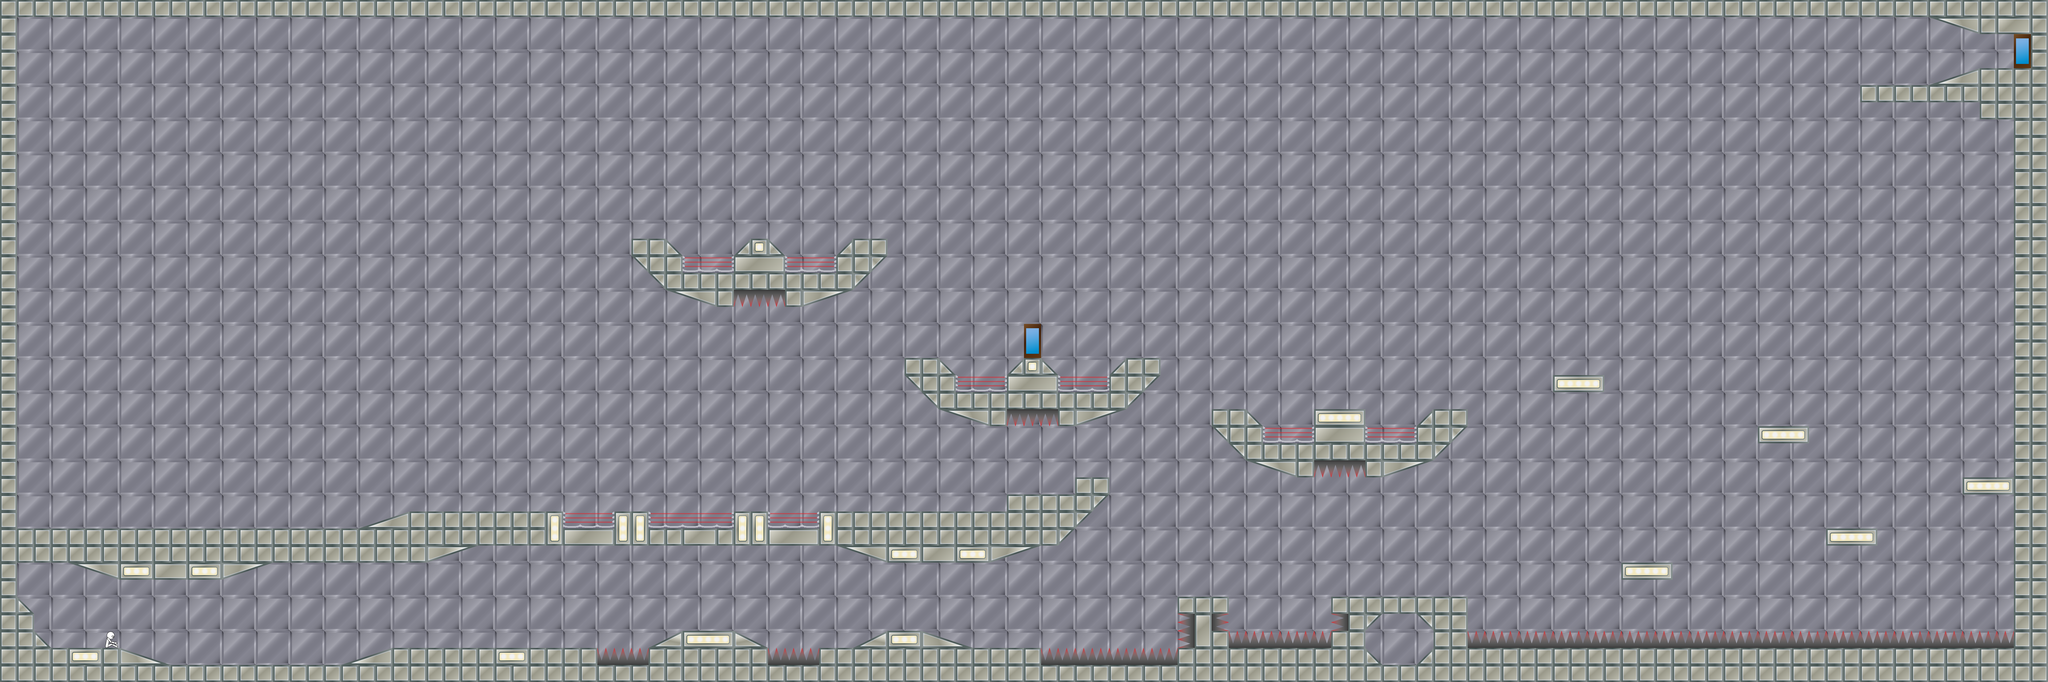

This game map was drawn from its Tiled (.tmx) file and the tilesets committed beside it. A one-line description and the trimmed map source follow:
An orthogonal 120x40 tile map with 64x64 px tiles, 2 tile layers (bg, platforms) and 147 objects (23x instakill, 6x spawn, 2x exit).

<map version="1.0" orientation="orthogonal" width="120" height="40" tilewidth="64" tileheight="64">
 <tileset firstgid="1" name="tileset" tilewidth="64" tileheight="64">
  <image source="tileset.png" width="1024" height="512" />
 </tileset>
 <layer name="bg" width="120" height="40">
  <data>[4800 cells, 4484 non-empty, 4 distinct tile ids]</data>
 </layer>
 <layer name="platforms" width="120" height="40">
  <data>[4800 cells, 889 non-empty, 46 distinct tile ids]</data>
 </layer>
 <objectgroup name="solids" width="120" height="40">
  <object x="0" y="0" width="64" height="2304" />
  <object x="64" y="2304" width="64" height="192" />
  <object x="128" y="2432" width="320" height="64" />
  <object x="448" y="2496" width="896" height="64" />
  <object x="64" y="1984" width="1536" height="128" />
  <object x="448" y="2112" width="384" height="64" />
  <object x="1472" y="2432" width="768" height="64" />
  <object x="2432" y="2432" width="448" height="64" />
  <object x="2560" y="2368" width="192" height="64" />
  <object x="3072" y="2432" width="832" height="64" />
  <object x="3328" y="2368" width="128" height="64" />
  <object x="1536" y="1920" width="576" height="128" />
  <object x="2112" y="1984" width="960" height="64" />
  <object x="3072" y="1920" width="896" height="128" />
  <object x="3328" y="2048" width="384" height="64" />
  <object x="2304" y="1920" width="128" height="64" />
  <object x="2752" y="1920" width="128" height="64" />
  <object x="448" y="2432">
   <polygon points="0,0 192,64 0,64" />
  </object>
  <object x="192" y="2432">
   <polygon points="0,0 -64,-64 -64,0" />
  </object>
  <object x="1280" y="2496">
   <polygon points="0,0 192,-64 192,0" />
  </object>
  <object x="1600" y="2112">
   <polygon points="0,0 0,-64 192,-64" />
  </object>
  <object x="1728" y="1792">
   <polygon points="0,0 128,0 128,-64" />
  </object>
  <object x="1984" y="1792">
   <polygon points="0,0 64,0 64,-64" />
  </object>
  <object x="1536" y="1792">
   <polygon points="0,0 0,-64 -192,0" />
  </object>
  <object x="1344" y="1792">
   <polygon points="0,0 192,64 192,0" />
  </object>
  <object x="1536" y="1856">
   <polygon points="0,0 192,-64 0,-64" />
  </object>
  <object x="1536" y="1792">
   <polygon points="0,0 0,-64 192,0" />
  </object>
  <object x="1856" y="1728">
   <polygon points="0,0 128,64 0,64" />
  </object>
  <object x="1728" y="1792">
   <polygon points="0,0 128,64 128,0" />
  </object>
  <object x="1856" y="1856">
   <polygon points="0,0 128,-64 0,-64" />
  </object>
  <object x="1984" y="1792">
   <polygon points="0,0 64,64 64,0" />
  </object>
  <object x="2048" y="1728">
   <polygon points="0,0 64,64 0,64" />
  </object>
  <object x="2048" y="1856">
   <polygon points="0,0 64,-64 0,-64" />
  </object>
  <object x="256" y="2112">
   <polygon points="0,0 192,64 192,0" />
  </object>
  <object x="832" y="2176">
   <polygon points="0,0 192,-64 0,-64" />
  </object>
  <object x="128" y="2304">
   <polygon points="0,0 -64,-64 -64,0" />
  </object>
  <object x="5298" y="702">
   <polygon points="0,0 128,64 128,0" />
  </object>
  <object x="5106" y="702">
   <polygon points="0,0 0,-64 192,0" />
  </object>
  <object x="5618" y="638">
   <polygon points="0,0 64,64 0,64" />
  </object>
  <object x="5298" y="702">
   <polygon points="0,0 128,0 128,-64" />
  </object>
  <object x="5554" y="702">
   <polygon points="0,0 64,0 64,-64" />
  </object>
  <object x="5106" y="702">
   <polygon points="0,0 0,-64 -192,0" />
  </object>
  <object x="5618" y="766">
   <polygon points="0,0 64,-64 0,-64" />
  </object>
  <object x="5106" y="766">
   <polygon points="0,0 192,-64 0,-64" />
  </object>
  <object x="4914" y="702">
   <polygon points="0,0 192,64 192,0" />
  </object>
  <object x="5426" y="766">
   <polygon points="0,0 128,-64 0,-64" />
  </object>
  <object x="5554" y="702">
   <polygon points="0,0 64,64 64,0" />
  </object>
  <object x="5426" y="638">
   <polygon points="0,0 128,64 0,64" />
  </object>
  <object name="instakill" x="2752" y="1088" width="192" height="64">
   <properties>
    <property name="instakill" value="1" />
   </properties>
  </object>
  <object name="instakill" x="2944" y="960" width="192" height="64">
   <properties>
    <property name="instakill" value="1" />
   </properties>
  </object>
  <object name="instakill" x="2558" y="954" width="192" height="64">
   <properties>
    <property name="instakill" value="1" />
   </properties>
  </object>
  <object x="4416" y="2240" width="192" height="64" />
  <object x="5289" y="726" width="64" height="64" />
  <object x="4992" y="2240" width="320" height="64" />
  <object x="5312" y="2240" width="192" height="192" />
  <object x="3776" y="1856" width="320" height="64" />
  <object x="4032" y="1792" width="128" height="64" />
  <object x="4672" y="1668" width="704" height="64" />
  <object x="4864" y="1732" width="64" height="64" />
  <object x="5120" y="1732" width="64" height="64" />
  <object x="4544" y="1536" width="128" height="64" />
  <object x="4928" y="1536" width="192" height="64" />
  <object x="5376" y="1540" width="128" height="64" />
  <object x="5391" y="904" width="64" height="64" />
  <object x="5376" y="1732">
   <polygon points="0,0 64,-64 0,-64" />
  </object>
  <object x="5440" y="1668">
   <polygon points="0,0 64,-64 0,-64" />
  </object>
  <object x="5184" y="1796">
   <polygon points="0,0 192,-64 0,-64" />
  </object>
  <object x="4672" y="1732">
   <polygon points="0,0 192,64 192,0" />
  </object>
  <object x="4608" y="1668">
   <polygon points="0,0 64,64 64,0" />
  </object>
  <object x="4544" y="1604">
   <polygon points="0,0 64,64 64,0" />
  </object>
  <object x="4672" y="1540">
   <polygon points="0,0 64,64 0,64" />
  </object>
  <object x="5312" y="1604">
   <polygon points="0,0 64,0 64,-64" />
  </object>
  <object x="3968" y="1540" width="64" height="64" />
  <object x="3392" y="1344" width="128" height="64" />
  <object x="4160" y="1412">
   <polygon points="0,0 64,0 64,-64" />
  </object>
  <object x="3776" y="1412">
   <polygon points="0,0 64,0 64,-64" />
  </object>
  <object x="4224" y="1348" width="128" height="64" />
  <object x="4288" y="1476">
   <polygon points="0,0 64,-64 0,-64" />
  </object>
  <object x="3840" y="1348" width="64" height="64" />
  <object x="3904" y="1348">
   <polygon points="0,0 64,64 0,64" />
  </object>
  <object x="4224" y="1540">
   <polygon points="0,0 64,-64 0,-64" />
  </object>
  <object x="3520" y="1540">
   <polygon points="0,0 192,64 192,0" />
  </object>
  <object x="3712" y="1540" width="64" height="64" />
  <object x="4032" y="1604">
   <polygon points="0,0 192,-64 0,-64" />
  </object>
  <object x="3520" y="1348">
   <polygon points="0,0 64,64 0,64" />
  </object>
  <object x="3456" y="1476">
   <polygon points="0,0 64,64 64,0" />
  </object>
  <object x="3520" y="1476" width="704" height="64" />
  <object x="3392" y="1412">
   <polygon points="0,0 64,64 64,0" />
  </object>
  <object x="2944" y="1092" width="64" height="64" />
  <object x="2368" y="896" width="128" height="64" />
  <object x="3136" y="964">
   <polygon points="0,0 64,0 64,-64" />
  </object>
  <object x="2752" y="964">
   <polygon points="0,0 64,0 64,-64" />
  </object>
  <object x="3200" y="900" width="128" height="64" />
  </objectgroup>
 <objectgroup name="triggers" width="120" height="40">
  <!-- 28 objects omitted --></objectgroup>
</map>
<!-- 54 of 147 objects omitted -->